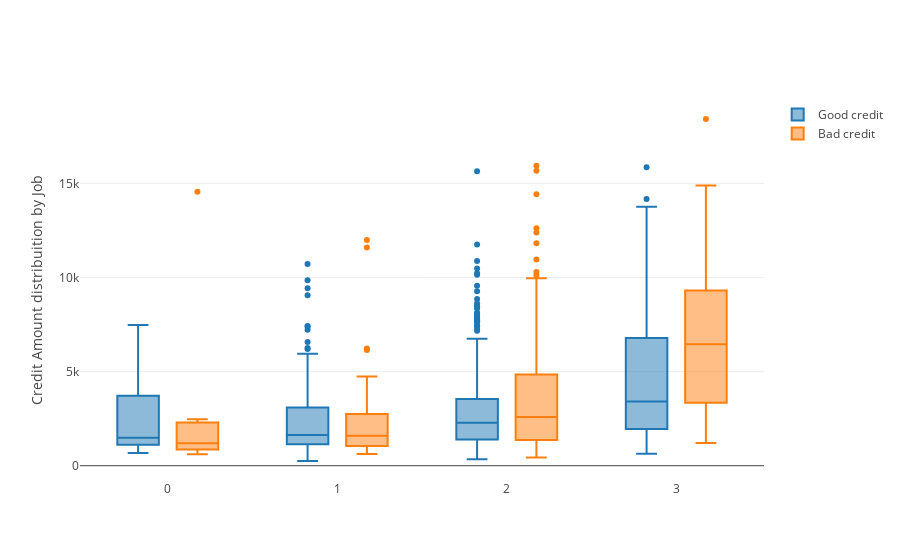

The notebook cell this image was saved under:
### Code cell
trace0 = go.Box(
    x=df_good["Job"],
    y=df_good["Credit amount"],
    name='Good credit'
)

trace1 = go.Box(
    x=df_bad['Job'],
    y=df_bad['Credit amount'],
    name='Bad credit'
)
    
data = [trace0, trace1]

layout = go.Layout(
    yaxis=dict(
        title='Credit Amount distribuition by Job'
    ),
    boxmode='group'
)
fig = go.Figure(data=data, layout=layout)

py.iplot(fig, filename='box-age-cat')

### Figure 1 — Plotly figure (JSON) as saved in the notebook; plotly's stock layout.template omitted (floating-point values rounded to 4 significant figures; data arrays with more than 128 entries replaced by an {"elided": "..."} marker saying what was removed)
{"data": [{"type": "box", "x": {"elided": "700 int values"}, "y": {"elided": "700 int values"}, "name": "Good credit"}, {"type": "box", "x": {"elided": "300 int values"}, "y": {"elided": "300 int values"}, "name": "Bad credit"}], "layout": {"yaxis": {"title": "Credit Amount distribuition by Job"}, "boxmode": "group"}}
